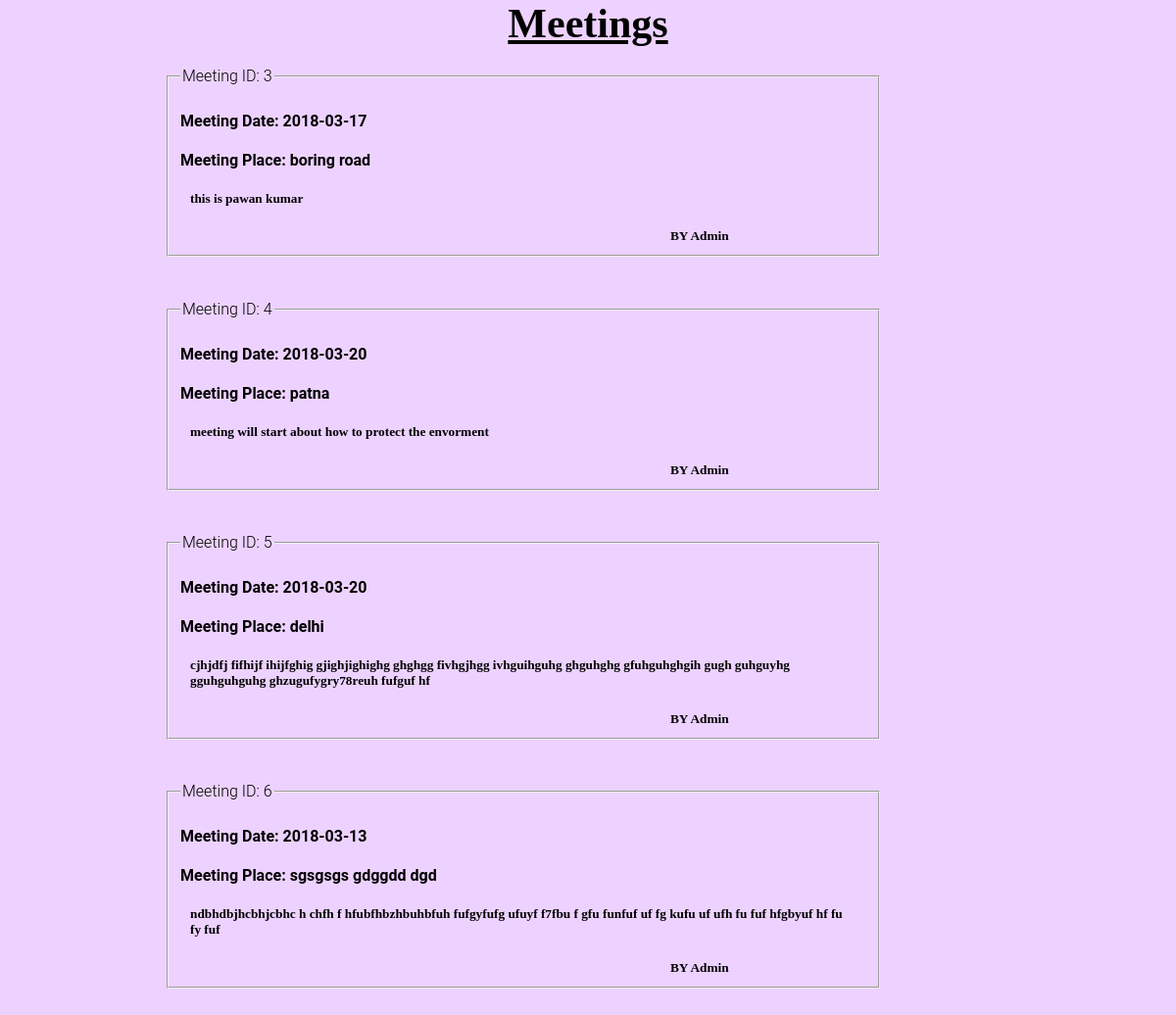
/meetings.php (signed in), run on the app's committed database.
### tables this page shows
CREATE TABLE `meeting` (
  `id` int(20) NOT NULL,
  `date` date NOT NULL,
  `place` varchar(200) NOT NULL,
  `agenda` varchar(400) NOT NULL
);

### meetings.php (the view, shortened to what this page needs)
<html>
 <head>
<link rel="stylesheet" href="style.css">
</head>
<body style="background-color:#edd2ff")>
	<FORM method="GET" name="note">
<div>
	<center><h1 style="font-size:42px"><u><b>Meetings</b></h1></u></center>
	</div>
<?php
$conn=mysqli_connect("localhost","root","","project");
?>
<?php
$sql="select * from meeting";
$res=mysqli_query($conn,$sql);
if(mysqli_num_rows($res)>0)
{
	while($newArray=mysqli_fetch_array($res,MYSQLI_ASSOC))
	{
		if(strlen($newArray['place'])>1)
		{
		echo"<fieldset>
		<legend>Meeting ID: ".$newArray['id']."</legend>
		<h4>Meeting Date: ".$newArray['date']."</h4>
		<h4>Meeting Place:  ".$newArray['place']."</h4>
		<h5 style='margin-left:10px; margin-right:10px'>".$newArray['agenda']."</h5>
		<h5>BY Admin</h5></fieldset></br></br>";
		}
	}
}
else{
echo "No Data Found!!";
}
?>
</form>
</body>
</html>

### style.css (style rules this page uses)
body { margin: 0; padding: 0; background: #ffffff; font-size: 16px; font-family: 'Roboto', sans-serif; font-weight: 300; }
h1 { margin: 0 0 20px 0; font-weight: 300; font-size: 32px; font-family:Rockwell Extra Bold; }
fieldset { display: block; margin-left:170px; margin-right:10px; margin-top:0.35em; padding-bottom:10px; padding-left:0.75em; padding-right:0.75em; width:700px; border:3px groove(internal value); }
h5 { margin-left:500px; margin-bottom:1px; font-family:timeNewRomen; }

### data on the page
meeting: id "3", date "2018-03-17", place "boring road", agenda "this is pawan kumar"
meeting: id "4", date "2018-03-20", place "patna", agenda "meeting will start about how to protect the envorment"
meeting: id "5", date "2018-03-20", place "delhi", agenda "cjhjdfj fifhijf ihijfghig gjighjighighg ghghgg fivhgjhgg ivhguihguhg ghguhghg gfuhguhghgih gugh guhguyhg gguhguhguhg ghzugufygry78reuh fufguf hf"
meeting: id "6", date "2018-03-13", place "sgsgsgs gdggdd dgd", agenda "ndbhdbjhcbhjcbhc h chfh f hfubfhbzhbuhbfuh fufgyfufg ufuyf f7fbu f gfu funfuf uf fg kufu uf ufh fu fuf hfgbyuf hf fu fy fuf"
